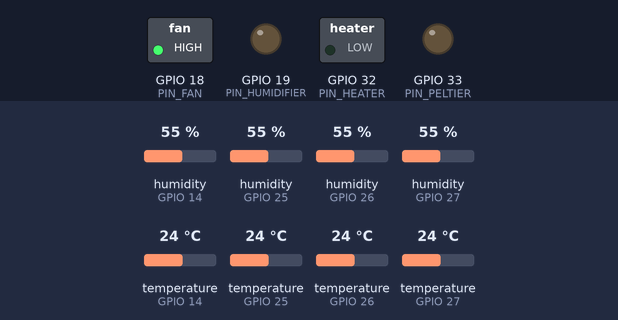
Bench run of a sketch on a simulated ESP32. On the bench: switched loads named in the sketch (green lamp = pin HIGH), output pins drawn as LEDs (lit = HIGH). The test bench sets the inputs (shaded band); at power-on: humidity (sensors on GPIO 14, GPIO 25, GPIO 26, GPIO 27) 55 %, temperature (sensors on GPIO 14, GPIO 25, GPIO 26, GPIO 27) 24 °C. WiFi joins after 1.5 s; servers stay silent unless stated; uploads are accepted with an empty reply; the local clock reads 2024-03-15 10:24:30 at power-on unless the sketch sets it; what the sketch prints to the serial monitor is not drawn.

Above: at 2.8 s.
2.9 s: humidity (sensor on GPIO 14) set to 28 %
9.8 s: humidity (sensor on GPIO 14) set to 25 %
At 11.1 s:
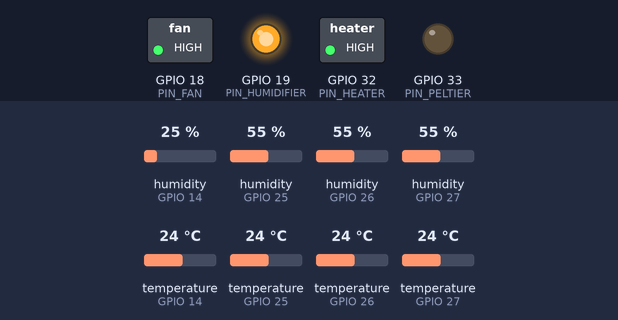
16.7 s: humidity (sensor on GPIO 14) set to 41 %
23.6 s: humidity (sensor on GPIO 14) set to 44 %
At 26.1 s:
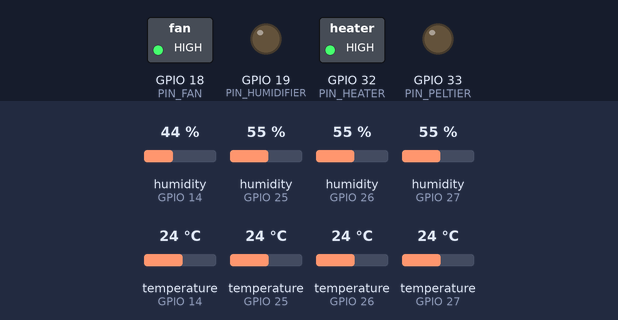
30.5 s: humidity (sensor on GPIO 14) set to 22 %
At 36.2 s:
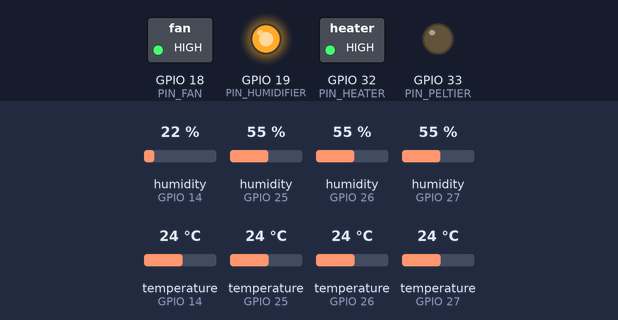
Timing chart, 0 to 37.7 s (numbered marks = the images above; inputs shaded):
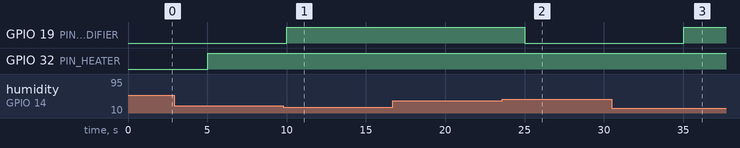

Measured:
- the behaviour switches between 27 and 26 % on humidity (sensor on GPIO 14) (found by bisection; images 0 and 1)
- the behaviour switches between 42 and 43 % on humidity (sensor on GPIO 14) (found by bisection; images 1 and 2)
- after the input at 9.8 s, GPIO 19 (PIN_HUMIDIFIER): LOW → HIGH after 0.22 s
- after the input at 16.7 s, every drawn part: stays the same
- after the input at 23.6 s, GPIO 19 (PIN_HUMIDIFIER): HIGH → LOW after 1.4 s
- after the input at 30.5 s, GPIO 19 (PIN_HUMIDIFIER): LOW → HIGH after 4.5 s

The sketch:

biopod_pid.ino
```cpp
/*
  BioPod ESP32 firmware - PID version (replaces the on/off hysteresis control)

  What changed compared with biopod.ino
    * Heater and Peltier are driven with PWM (0-100 % duty) by ONE PID loop
      ("split-range": positive output = heater, negative output = Peltier).
    * Humidifier and blower are unchanged (humidifier keeps its hysteresis, blower is always on).
    * Telemetry is backwards compatible: "actuators" stays boolean (true = duty > 0),
      new fields "duty" and "pid" carry the real numbers. server.py and the dashboard
      work unchanged and simply ignore the new fields until you choose to show them.
    * Serial prints a "CSV,..." line every sample, used for system identification and
      PSO tuning (PSO/pso_tune.py).

  Control loop (every SAMPLE_INTERVAL_MS):
      read 4 sensors -> average -> PID -> split-range -> PWM -> POST to dashboard

  Memory: the network code uses fixed char buffers and snprintf only (no String
  concatenation), so the heap does not fragment over days of running.

  Libraries: "DHT sensor library" (Adafruit) + "Adafruit Unified Sensor".
  Works with Arduino-ESP32 core 2.x and 3.x (the PWM API differs; handled below).
  Files: biopod_pid.ino + PidController.h must sit in the SAME folder named biopod_pid.
*/

#include <WiFi.h>
#include <HTTPClient.h>
#include <time.h>
#include "DHT.h"
#include "PidController.h"

// =====================================================================
// 1. NETWORK
// =====================================================================
const char* WIFI_SSID = "YOUR_WIFI";
const char* WIFI_PASS = "YOUR_PASSWORD";
const char* DASHBOARD_HOST = "192.168.1.10";   // LAN IP of the PC running server.py
const uint16_t DASHBOARD_PORT = 8080;

// The control loop is blocking, so a dead dashboard must never stall it for long.
const uint16_t HTTP_CONNECT_TIMEOUT_MS = 1000;
const uint16_t HTTP_TIMEOUT_MS = 1500;
const unsigned long POST_BACKOFF_MS = 15000;   // after a failed POST, wait this long before retrying

// =====================================================================
// 2. SETPOINTS, LIMITS AND TIMING
// =====================================================================
float tempSetpoint = 37.0;                     // overwritten by the dashboard value
float humSetpoint = 50.0;
const float HUM_HYST = 2.0;                    // humidifier hysteresis (+/- % RH), unchanged

const float TEMP_SP_MIN = 25.0, TEMP_SP_MAX = 45.0;   // clamp for remote setpoints
const float HUM_SP_MIN = 20.0, HUM_SP_MAX = 90.0;

// The PID gains below were computed for THIS sample time. If you change it, re-tune.
const unsigned long SAMPLE_INTERVAL_MS = 5000;        // DHT22 needs >= 2 s
const unsigned long WIFI_RETRY_MS = 10000;

// Readings outside these limits are treated as a sensor fault (same as NaN).
const float SENSOR_MIN_C = -10.0f, SENSOR_MAX_C = 80.0f;

// =====================================================================
// 3. PID TUNING  (paste the output of PSO/pso_tune.py here)
// =====================================================================
// PLACEHOLDER values computed from a nominal model (Kh=18 C, Kc=9 C, tau=420 s,
// theta=20 s, ambient 30 C). They are NOT identified from your hardware yet:
// run the step test (section 4), then `pso_tune.py fit` and `pso_tune.py tune`.
const float TEMP_KP = 18.3493f;       // % output per degC
const float TEMP_KI = 0.062480f;      // % output per (degC*s)   = Kp / Ti
const float TEMP_KD = 0.0f;           // % output per (degC/s)   = Kp * Td
const float TEMP_D_FILTER_S = 15.0f;  // derivative low-pass time constant [s]

const float OUT_DEADBAND_PCT = 1.0f;  // |output| below this -> both loads off (stops chatter)
const float HEATER_MAX_PCT = 100.0f;  // cap the heater duty here if the PTC is oversized
const float PELTIER_MAX_PCT = 100.0f; // cap the Peltier duty (also limits its current)
// If you lower the two caps above, pass --heater-max / --peltier-max to pso_tune.py too.

// Peltier gate: cooling is only allowed once the chamber is this far ABOVE the setpoint,
// and is released again when it falls back below the release level. Inside the gate the
// Peltier duty is proportional. 0.5 would match the paper literally ("only above the
// upper acceptance limit") but then the chamber is already out of range when cooling starts.
const float PELTIER_ENGAGE_C = 0.3f;
const float PELTIER_RELEASE_C = 0.1f;

// Independent hard safety limit, enforced outside the PID. It is checked against the
// HOTTEST sensor (not the average) and latches: both loads stay off until the hottest
// sensor has fallen below TEMP_CUTOFF_RESUME_C.
const float TEMP_CUTOFF_C = 45.0f;
const float TEMP_CUTOFF_RESUME_C = 44.0f;

// =====================================================================
// 4. SYSTEM-IDENTIFICATION TEST MODE
// =====================================================================
// Set ONE of these > 0 to run an OPEN-LOOP step (no PID) at that duty and log it over
// Serial. Start from a chamber at rest (everything off for ~30 min). Capture the
// Serial output to a text file and feed it to `pso_tune.py fit`. Set back to 0 afterwards.
// Pick a duty whose steady-state temperature stays well below TEMP_CUTOFF_C, otherwise
// the safety cut-off ends the step early.
const float IDENT_HEATER_STEP_PCT = 0.0f;
const float IDENT_PELTIER_STEP_PCT = 0.0f;
const unsigned long IDENT_STEP_AFTER_MS = 30000;      // log a baseline, then apply the step

// Print the free heap about once a minute (lines start with "HEAP"; pso_tune.py ignores them).
// A free-heap number that keeps falling over hours means a leak.
const bool LOG_HEAP = true;

// =====================================================================
// 5. PINS AND PWM
// =====================================================================
#define DHTTYPE DHT22
const int DHT_PINS[4] = {14, 27, 26, 25};
const int PIN_HEATER = 32;
const int PIN_PELTIER = 33;
const int PIN_FAN = 18;
const int PIN_HUMIDIFIER = 19;

const int PWM_BITS = 10;                              // 0..1023
const int PWM_MAX = (1 << PWM_BITS) - 1;
const uint32_t HEATER_PWM_HZ = 1000;
// Peltiers dislike slow on/off cycling (thermal fatigue). Keep this >= 1 kHz; higher is
// better for the module but makes the MOSFET switching losses larger - check MOSFET heat.
const uint32_t PELTIER_PWM_HZ = 5000;
const int CH_HEATER = 0, CH_PELTIER = 1;              // used by core 2.x only

// NOTE: pin numbers must be checked against the 4.0-inch ESP32 touchscreen board you use;
// the display and touch controller occupy several GPIOs.

// =====================================================================
// 6. STATE
// =====================================================================
DHT dht0(DHT_PINS[0], DHTTYPE);
DHT dht1(DHT_PINS[1], DHTTYPE);
DHT dht2(DHT_PINS[2], DHTTYPE);
DHT dht3(DHT_PINS[3], DHTTYPE);
DHT* sensors[4] = {&dht0, &dht1, &dht2, &dht3};

// Output range [-100, 100]: +x = heater x %, -x = Peltier x %. The limits are set every
// sample in controlTemperature(); the values here are only the starting point.
PidController tempPid(TEMP_KP, TEMP_KI, TEMP_KD, 0.0f, HEATER_MAX_PCT, TEMP_D_FILTER_S);

float heaterDuty = 0;      // 0..100 %
float peltierDuty = 0;     // 0..100 %
bool humidifierOn = false;
bool coolingAllowed = false;
bool overTempLatched = false;
float lastPidOut = 0;

unsigned long lastSample = 0;
unsigned long lastWifiTry = 0;
unsigned long nextPostMs = 0;      // POSTs are skipped until millis() reaches this
unsigned long bootMs = 0;

// =====================================================================
// 7. SMALL HELPERS (no heap allocation)
// =====================================================================
// Format a float, or the JSON literal null, into a caller-supplied buffer.
static void fmtNum(char* out, size_t n, float v) {
  if (isnan(v)) snprintf(out, n, "null");
  else          snprintf(out, n, "%.2f", v);
}

// Find "key": in a C string and parse the number after it (no substring copies).
// atof skips the space that Python's json.dumps puts after the colon.
static bool extractNumber(const char* from, const char* key, float& out) {
  char needle[16];
  snprintf(needle, sizeof(needle), "\"%s\":", key);
  const char* p = strstr(from, needle);
  if (!p) return false;
  out = (float)atof(p + strlen(needle));
  return true;
}

// resp is the (small) JSON reply of the dashboard, e.g. {"ok": true, "setpoints": {...}}
void applyServerSetpoints(const char* resp) {
  const char* sp = strstr(resp, "\"setpoints\"");
  if (!sp) return;
  float t = 0, h = 0;
  if (extractNumber(sp, "temp", t) && t >= TEMP_SP_MIN && t <= TEMP_SP_MAX) tempSetpoint = t;
  if (extractNumber(sp, "hum", h) && h >= HUM_SP_MIN && h <= HUM_SP_MAX) humSetpoint = h;
}

// ---- PWM abstraction (core 2.x uses channels, core 3.x uses pins) ----
void pwmBegin() {
#if defined(ESP_ARDUINO_VERSION_MAJOR) && ESP_ARDUINO_VERSION_MAJOR >= 3
  ledcAttach(PIN_HEATER, HEATER_PWM_HZ, PWM_BITS);
  ledcAttach(PIN_PELTIER, PELTIER_PWM_HZ, PWM_BITS);
#else
  ledcSetup(CH_HEATER, HEATER_PWM_HZ, PWM_BITS);
  ledcAttachPin(PIN_HEATER, CH_HEATER);
  ledcSetup(CH_PELTIER, PELTIER_PWM_HZ, PWM_BITS);
  ledcAttachPin(PIN_PELTIER, CH_PELTIER);
#endif
}

void pwmWritePercent(bool isHeater, float pct) {
  if (pct < 0) pct = 0;
  if (pct > 100) pct = 100;
  uint32_t duty = (uint32_t)(pct * PWM_MAX / 100.0f + 0.5f);
#if defined(ESP_ARDUINO_VERSION_MAJOR) && ESP_ARDUINO_VERSION_MAJOR >= 3
  ledcWrite(isHeater ? PIN_HEATER : PIN_PELTIER, duty);
#else
  ledcWrite(isHeater ? CH_HEATER : CH_PELTIER, duty);
#endif
}

// =====================================================================
// 8. CONTROL
// =====================================================================
// Temperature: PID + split-range. All failure paths end with BOTH loads off.
// avgT drives the PID; maxT (the hottest valid sensor) drives the safety cut-off.
void controlTemperature(float avgT, float maxT, float dt) {
  if (isnan(avgT) || isnan(maxT)) {     // no valid sensor: fail safe, everything off
    heaterDuty = 0;
    peltierDuty = 0;
    lastPidOut = 0;
    tempPid.resetDerivative();          // do not let the first sample back look like a step
    return;
  }

  // Hard over-temperature cut-off with latch (no chatter around the limit).
  if (maxT >= TEMP_CUTOFF_C) overTempLatched = true;
  else if (overTempLatched && maxT < TEMP_CUTOFF_RESUME_C) overTempLatched = false;
  if (overTempLatched) {
    heaterDuty = 0;
    peltierDuty = 0;
    lastPidOut = 0;
    tempPid.reset();
    return;
  }

  // Open-loop identification step (bypasses the PID, but NOT the safety checks above)
  if (IDENT_HEATER_STEP_PCT > 0 || IDENT_PELTIER_STEP_PCT > 0) {
    bool stepOn = (millis() - bootMs) > IDENT_STEP_AFTER_MS;
    heaterDuty = (stepOn && IDENT_HEATER_STEP_PCT > 0) ? IDENT_HEATER_STEP_PCT : 0;
    peltierDuty = (stepOn && IDENT_PELTIER_STEP_PCT > 0) ? IDENT_PELTIER_STEP_PCT : 0;
    lastPidOut = 0;
    return;
  }

  // Cooling gate with hysteresis (see PELTIER_ENGAGE_C). Telling the PID that cooling
  // is unavailable (outMin = 0) also stops the integrator from winding up negative.
  if (!coolingAllowed && avgT > tempSetpoint + PELTIER_ENGAGE_C) coolingAllowed = true;
  else if (coolingAllowed && avgT < tempSetpoint + PELTIER_RELEASE_C) coolingAllowed = false;
  tempPid.setOutputLimits(coolingAllowed ? -PELTIER_MAX_PCT : 0.0f, HEATER_MAX_PCT);

  float u = tempPid.update(tempSetpoint, avgT, dt);
  lastPidOut = u;

  if (fabsf(u) < OUT_DEADBAND_PCT) u = 0;
  if (u > 0) { heaterDuty = u;  peltierDuty = 0; }       // never heat and cool together
  else       { heaterDuty = 0;  peltierDuty = -u; }
}

// Humidity: unchanged latching on/off (an ultrasonic atomizer is not PWM-friendly).
void controlHumidity(float avgH) {
  if (isnan(avgH)) {
    humidifierOn = false;
    return;
  }
  if (!humidifierOn && avgH < humSetpoint - HUM_HYST) humidifierOn = true;
  else if (humidifierOn && avgH >= humSetpoint + HUM_HYST) humidifierOn = false;
}

void driveOutputs() {
  pwmWritePercent(true, heaterDuty);
  pwmWritePercent(false, peltierDuty);
  digitalWrite(PIN_HUMIDIFIER, humidifierOn ? HIGH : LOW);
  digitalWrite(PIN_FAN, HIGH);          // blower runs continuously
}

// =====================================================================
// 9. NETWORK
// =====================================================================
void connectWifi(unsigned long timeoutMs) {
  WiFi.mode(WIFI_STA);
  WiFi.begin(WIFI_SSID, WIFI_PASS);
  unsigned long start = millis();
  Serial.print("WiFi");
  while (WiFi.status() != WL_CONNECTED && millis() - start < timeoutMs) {
    delay(400);
    Serial.print(".");
  }
  Serial.println();
  if (WiFi.status() == WL_CONNECTED) Serial.println(WiFi.localIP());
}

// Builds the JSON in one fixed buffer (no String concatenation) and POSTs it.
void postReading(const float temps[4], const float hums[4]) {
  static char url[64];
  static char body[480];                 // reused every sample; worst case is about 350 bytes
  if (!url[0]) snprintf(url, sizeof(url), "http://%s:%u/api/reading", DASHBOARD_HOST, (unsigned)DASHBOARD_PORT);

  char t[4][10], h[4][10];
  for (int i = 0; i < 4; i++) {
    fmtNum(t[i], sizeof(t[i]), temps[i]);
    fmtNum(h[i], sizeof(h[i]), hums[i]);
  }

  char ts[32] = "";
  time_t now = time(nullptr);
  if (now > 1700000000)                  // NTP synced: send the real sample time (epoch ms)
    snprintf(ts, sizeof(ts), "\"time\":%llu,", (unsigned long long)now * 1000ULL);

  int n = snprintf(body, sizeof(body),
    "{%s\"temps\":[%s,%s,%s,%s],\"hums\":[%s,%s,%s,%s],"
    "\"setpoints\":{\"temp\":%.1f,\"hum\":%.1f},"
    // Backwards compatible booleans (true = load is doing something)
    "\"actuators\":{\"heater\":%s,\"peltier\":%s,\"fan\":true,\"humidifier\":%s},"
    // Real PWM duty and the PID internals
    "\"duty\":{\"heater\":%.1f,\"peltier\":%.1f},"
    "\"pid\":{\"u\":%.1f,\"p\":%.1f,\"i\":%.1f,\"d\":%.1f}}",
    ts, t[0], t[1], t[2], t[3], h[0], h[1], h[2], h[3],
    tempSetpoint, humSetpoint,
    heaterDuty > 0.5f ? "true" : "false",
    peltierDuty > 0.5f ? "true" : "false",
    humidifierOn ? "true" : "false",
    heaterDuty, peltierDuty,
    lastPidOut, tempPid.pTerm, tempPid.iTerm, tempPid.dTerm);

  if (n <= 0 || n >= (int)sizeof(body)) {   // never send a truncated JSON
    Serial.println("POST skipped: body buffer too small");
    return;
  }

  HTTPClient http;
  http.setConnectTimeout(HTTP_CONNECT_TIMEOUT_MS);
  http.setTimeout(HTTP_TIMEOUT_MS);
  http.begin(url);
  http.addHeader("Content-Type", "application/json");
  int code = http.POST((uint8_t*)body, (size_t)n);

  if (code == 200) {
    // The reply is tiny; read it into a fixed buffer instead of http.getString().
    char reply[160];
    int len = http.getSize();
    if (len > 0 && len < (int)sizeof(reply)) {
      int got = http.getStream().readBytes(reply, len);
      reply[got > 0 ? got : 0] = '\0';
      applyServerSetpoints(reply);
    }
    Serial.printf("POST %d\n", code);
  } else {
    Serial.printf("POST %d %s\n", code, body);
    nextPostMs = millis() + POST_BACKOFF_MS;    // dashboard down: stop stalling the loop
  }
  http.end();
}

// =====================================================================
// 10. ARDUINO ENTRY POINTS
// =====================================================================
void setup() {
  Serial.begin(115200);
  bootMs = millis();

  pwmBegin();
  pwmWritePercent(true, 0);             // outputs OFF before anything else happens
  pwmWritePercent(false, 0);
  pinMode(PIN_FAN, OUTPUT);
  pinMode(PIN_HUMIDIFIER, OUTPUT);
  digitalWrite(PIN_HUMIDIFIER, LOW);
  digitalWrite(PIN_FAN, HIGH);

  for (int i = 0; i < 4; i++) sensors[i]->begin();

  connectWifi(20000);                   // control keeps running even if Wi-Fi fails
  configTime(0, 0, "pool.ntp.org", "time.google.com");
  Serial.println("CSVHEADER,seconds,avgTempC,heaterPct,peltierPct");
}

void loop() {
  if (WiFi.status() != WL_CONNECTED && millis() - lastWifiTry > WIFI_RETRY_MS) {
    lastWifiTry = millis();
    WiFi.disconnect();
    WiFi.begin(WIFI_SSID, WIFI_PASS);
  }

  unsigned long nowMs = millis();
  if (nowMs - lastSample < SAMPLE_INTERVAL_MS) return;
  float dt = (nowMs - lastSample) / 1000.0f;   // real elapsed time keeps the integral honest
  if (lastSample == 0 || dt > 30.0f) dt = SAMPLE_INTERVAL_MS / 1000.0f;
  lastSample = nowMs;

  float temps[4];
  float hums[4];
  float tSum = 0, hSum = 0, maxT = NAN;
  int tCount = 0, hCount = 0;

  for (int i = 0; i < 4; i++) {
    float t = sensors[i]->readTemperature();
    float h = sensors[i]->readHumidity();
    if (isnan(t) || t < SENSOR_MIN_C || t > SENSOR_MAX_C) t = NAN;   // implausible = fault
    if (isnan(h) || h < 0.0f || h > 100.0f) h = NAN;
    temps[i] = t;
    hums[i] = h;
    if (!isnan(t)) {
      tSum += t;
      tCount++;
      if (isnan(maxT) || t > maxT) maxT = t;
    }
    if (!isnan(h)) { hSum += h; hCount++; }
  }

  float avgT = tCount ? tSum / tCount : NAN;
  float avgH = hCount ? hSum / hCount : NAN;

  controlTemperature(avgT, maxT, dt);
  controlHumidity(avgH);
  driveOutputs();

  Serial.printf("CSV,%.1f,%.2f,%.1f,%.1f\n", (nowMs - bootMs) / 1000.0f, avgT, heaterDuty, peltierDuty);

  if (LOG_HEAP) {
    static uint8_t heapTick = 0;
    if (++heapTick >= 12) {             // about once a minute
      heapTick = 0;
      Serial.printf("HEAP free=%u min=%u\n", (unsigned)ESP.getFreeHeap(), (unsigned)ESP.getMinFreeHeap());
    }
  }

  // Posting is skipped while the dashboard is unreachable (backoff), so control keeps its rhythm.
  if (WiFi.status() == WL_CONNECTED && tCount > 0 && (long)(millis() - nextPostMs) >= 0) {
    postReading(temps, hums);
  }
}
```

Source omitted: PidController.h (3954 bytes)
